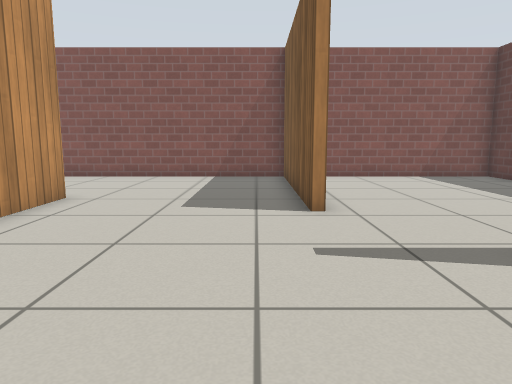
view 1 (above)

16 first-person views from a walk through a robot-simulator world made for Gazebo. The camera is 0.72 m above the floor, tilts 8° down and sees 70° across. The floor is counted in squares, 0.5 m on a side. Each view is taken from the middle of a square. On the plan, view 1 faces up. The plan holds only what a view shows up to about 16 squares ahead; the rest is blank. Simple patterns stand in for the simulator's built-in surfaces.

view 2
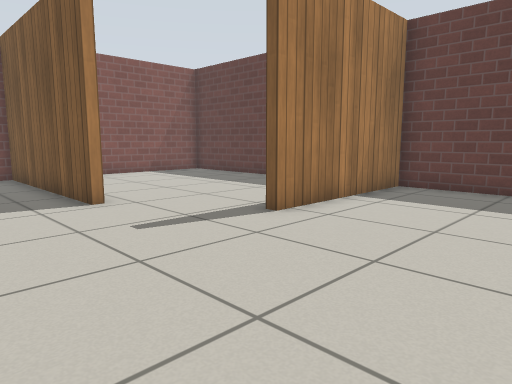

view 3
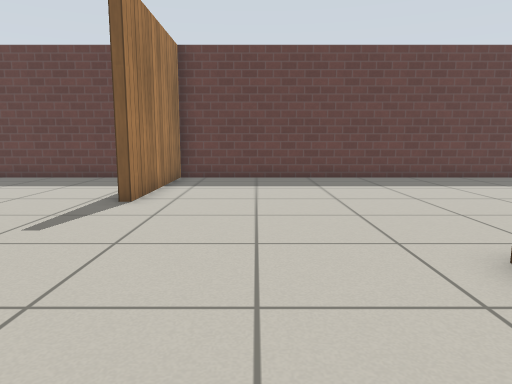

view 4
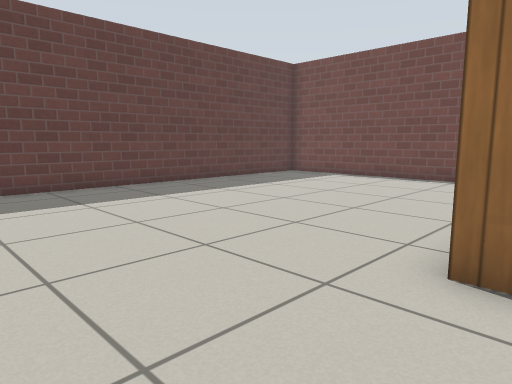

view 5
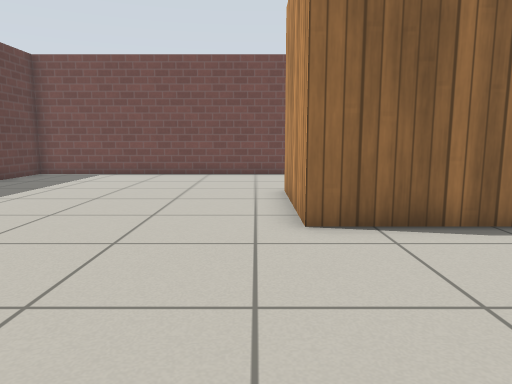

view 6
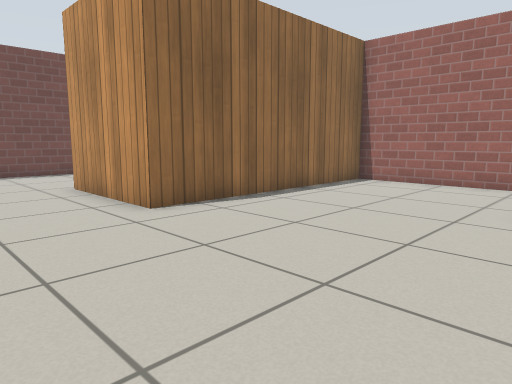

view 7
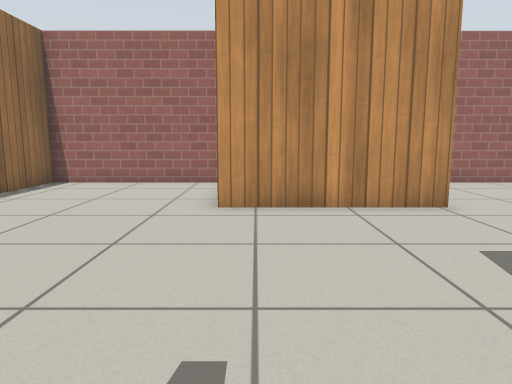

view 8
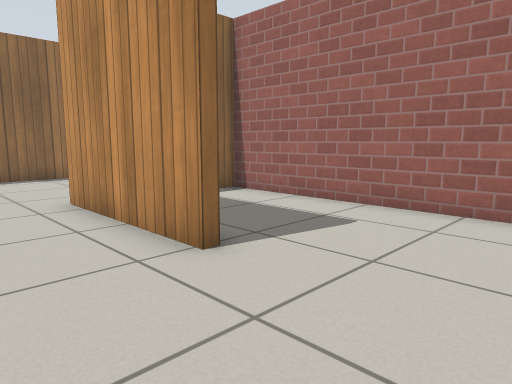

view 9
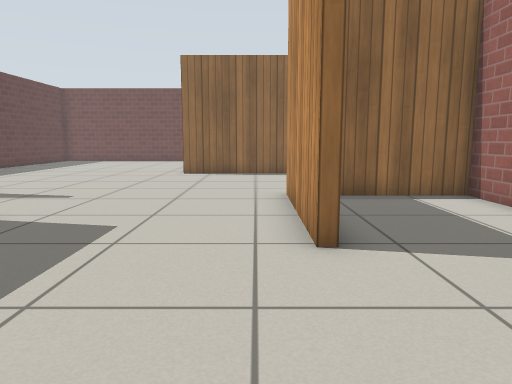

view 10
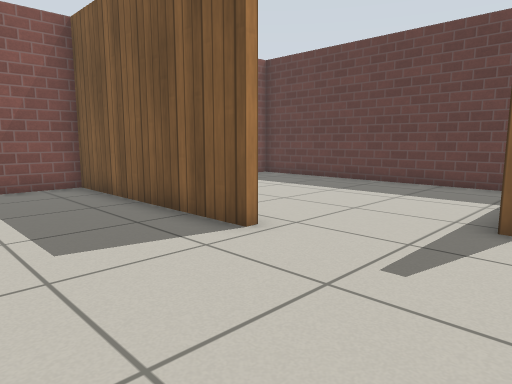

view 11
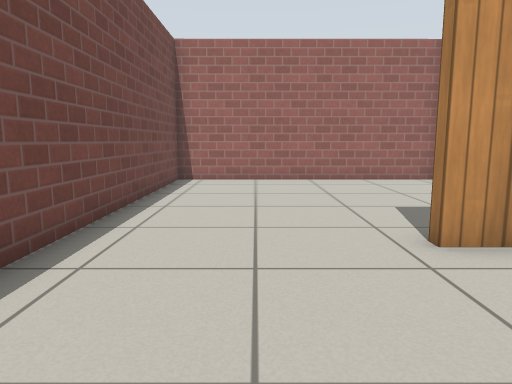

view 12
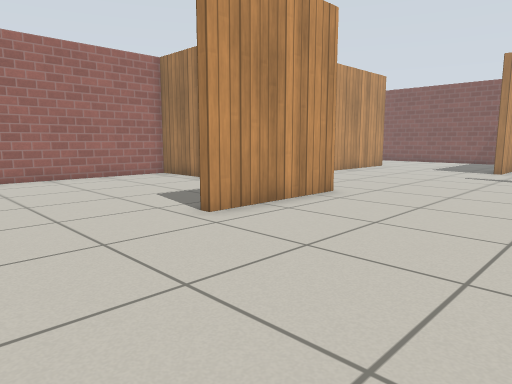

view 13
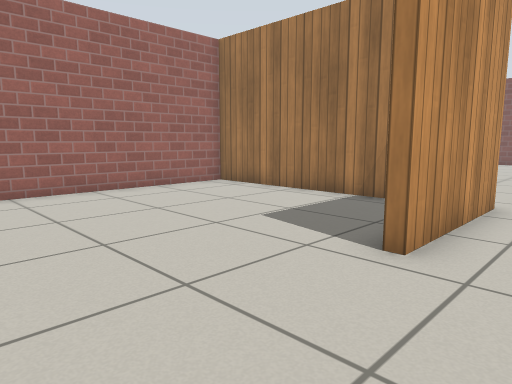

view 14
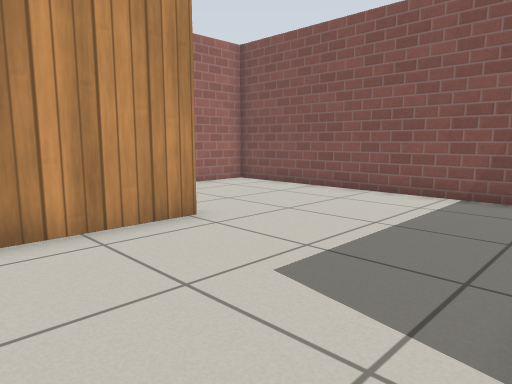

view 15
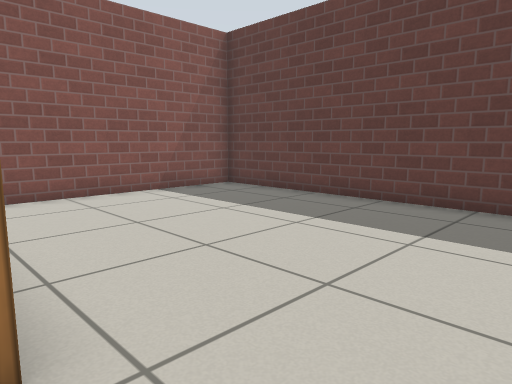

view 16
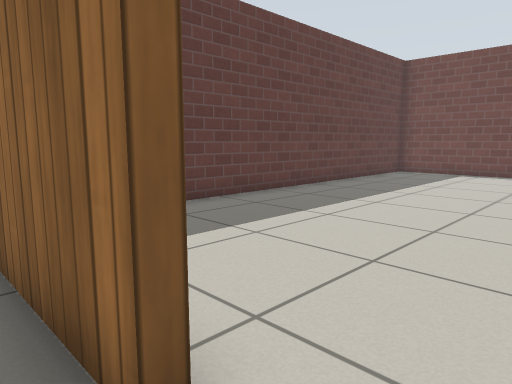

### Floor plan
Ten units are one square. View 1 is at (0, 0); x grows to the right and y downward. Boxes are objects, and circles mark ways between rooms. Rooms are numbered by the first view taken in them; rooms with no view inside come last. Other rooms are left out.
<svg viewBox="-101 -152 200 276">
<path fill="none" stroke="#000" d="M-15 119 94 119 94 -39 35 -39 35 -43M-48 -75 -48 -41M-96 -38 -96 20 -8 20 -8 66M14 -84 14 -74M35 -43 68 -43M94 -52 94 -147 26 -147M-48 -92 -48 -75M11 -73 11 -147 -46 -147M-30 23 -96 23 -95 119 -15 119M-52 -92 -48 -92M-46 -147 -96 -147 -96 -45 -61 -45"/>
<circle cx="27" cy="-60" r="3" fill="#2a7"/>
<circle cx="-20" cy="-85" r="3" fill="#2a7"/>
<circle cx="-10" cy="90" r="3" fill="#2a7"/>
<circle cx="-50" cy="-120" r="3" fill="#2a7"/>
<text x="10" y="20">1</text>
<text x="50" y="-100">2</text>
<text x="-20" y="-110">3</text>
<text x="-60" y="70">4</text>
<text x="-70" y="-100">5</text>
</svg>
Room 1 opens to room 2. Room 1 opens to room 3. Room 1 opens to room 4. Room 3 opens to room 5.

Where each view was taken, in squares from view 1:
view 1: 0 up, 0 right, facing up
view 2: 1 down, 2 left, facing up-right
view 3: 1 up, 5 left, facing right
view 4: 2 up, 2 left, facing down-right
view 5: 4 up, 0 right, facing down
view 6: 5 up, 3 right, facing down-left
view 7: 5 up, 3 right, facing left
view 8: 13 up, 2 left, facing down-left
view 9: 14 up, 4 left, facing down
view 10: 3 up, 3 left, facing up-right
view 11: 9 down, 4 right, facing left
view 12: 11 down, 5 right, facing up-left
view 13: 11 down, 1 right, facing up-left
view 14: 5 up, 1 right, facing up-left
view 15: 5 up, 1 right, facing up-right
view 16: 5 up, 2 right, facing down-right
